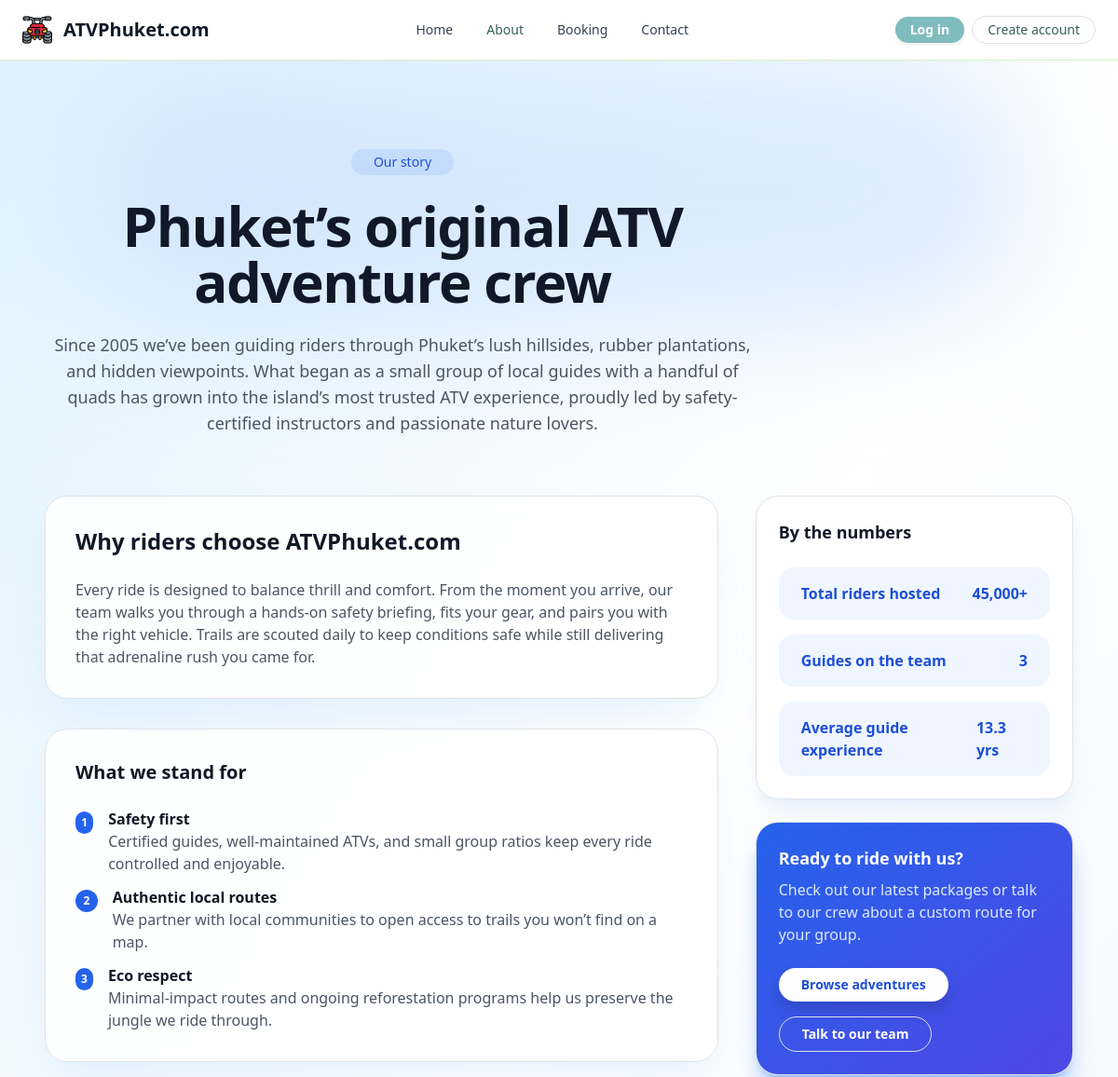
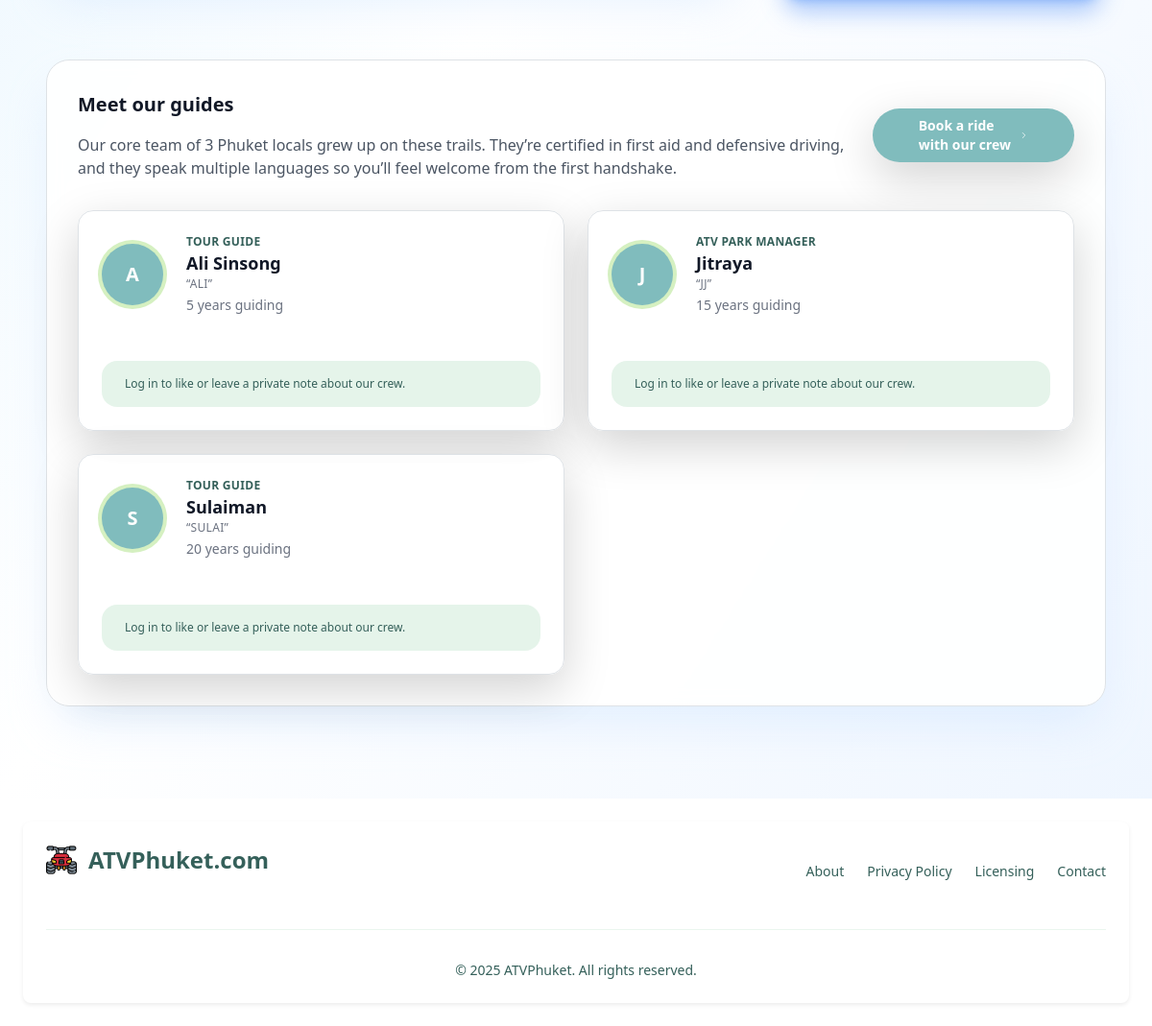
The page /about/ on the database its author committed (2 pictures, top to bottom).
### myapp/models.py (models this page shows, shortened)
class Staff(models.Model):
    name = models.CharField(max_length=100)
    nickname = models.CharField(max_length=60, blank=True)
    role = models.CharField(max_length=120, blank=True)
    years_experience = models.PositiveIntegerField(default=0)
    bio = models.TextField(blank=True)
    likes = models.TextField(blank=True)
    dislikes = models.TextField(blank=True)
    comment = models.TextField(blank=True)
    avatar = models.ImageField(upload_to="staff/", blank=True)
    active = models.BooleanField(default=True)
    display_order = models.PositiveIntegerField(default=0)
    class Meta:
        ordering = ["display_order", "name"]

### myapp/views.py (the view)
# urls.py: path('about/', views.aboutUs, name='about-page'),   # name must match template
@ensure_csrf_cookie
def aboutUs(request: HttpRequest) -> HttpResponse:
    staff_members = Staff.objects.filter(active=True)
    staff_count = staff_members.count()
    avg_experience = staff_members.aggregate(avg=Avg("years_experience"))["avg"] or 0
    context = {
        "staff_members": staff_members,
        "staff_count": staff_count,
        "avg_experience": avg_experience,
    }
    return render(request, "myapp/aboutus.html", context)

### myapp/template/myapp/aboutus.html (shortened to what this page needs)
{% extends 'myapp/base.html' %}
{% load static %}
{% block content %}
<script src="https://cdn.tailwindcss.com"></script>
<section class="relative overflow-hidden bg-gradient-to-br from-sky-100 via-white to-blue-50 dark:from-gray-900 dark:via-gray-900 dark:to-slate-900">
  <div class="absolute inset-x-0 top-0 flex justify-center">
    <div class="h-72 w-[85%] max-w-5xl rounded-full bg-blue-200/50 blur-3xl dark:bg-blue-500/20"></div>
  </div>
  <div class="relative mx-auto flex max-w-6xl flex-col gap-16 px-4 py-16 sm:px-6 lg:px-8 lg:py-24">
    <div class="max-w-3xl space-y-6 text-center lg:text-left">
      <span class="mx-auto inline-flex items-center gap-2 rounded-full bg-blue-600/10 px-4 py-1 text-sm font-medium text-blue-700 dark:bg-blue-500/10 dark:text-blue-200 lg:mx-0">
        Our story
      </span>
      <h1 class="text-4xl font-extrabold tracking-tight text-gray-900 dark:text-white sm:text-5xl lg:text-6xl">
        Phuket’s original ATV adventure crew
      </h1>
      <p class="text-lg text-gray-600 dark:text-gray-300">
        Since 2005 we’ve been guiding riders through Phuket’s lush hillsides, rubber plantations, and hidden viewpoints. What began as a small group of local guides with a handful of quads has grown into the island’s most trusted ATV experience, proudly led by safety-certified instructors and passionate nature lovers.
      </p>
    </div>
    <div class="grid gap-10 lg:grid-cols-3">
      <div class="lg:col-span-2 space-y-8">
        <div class="rounded-3xl border border-white/60 bg-white/90 p-8 shadow-2xl shadow-blue-200/40 backdrop-blur dark:border-white/10 dark:bg-gray-900/80 dark:shadow-blue-900/30">
          <h2 class="text-2xl font-semibold text-gray-900 dark:text-white">Why riders choose ATVPhuket.com</h2>
          <p class="mt-4 text-gray-600 dark:text-gray-300">
            Every ride is designed to balance thrill and comfort. From the moment you arrive, our team walks you through a hands-on safety briefing, fits your gear, and pairs you with the right vehicle. Trails are scouted daily to keep conditions safe while still delivering that adrenaline rush you came for.
          </p>
        </div>
        <div class="rounded-3xl border border-white/60 bg-white/90 p-8 shadow-2xl shadow-blue-200/40 backdrop-blur dark:border-white/10 dark:bg-gray-900/80 dark:shadow-blue-900/30">
          <h3 class="text-xl font-semibold text-gray-900 dark:text-white">What we stand for</h3>
          <ul class="mt-4 space-y-3 text-gray-600 dark:text-gray-300">
            <li class="flex items-start gap-3">
              <span class="mt-1 inline-flex h-6 w-6 items-center justify-center rounded-full bg-blue-600 text-xs font-semibold text-white">1</span>
              <div>
                <p class="font-semibold text-gray-900 dark:text-white">Safety first</p>
                <p>Certified guides, well-maintained ATVs, and small group ratios keep every ride controlled and enjoyable.</p>
              </div>
            </li>
            <li class="flex items-start gap-3">
              <span class="mt-1 inline-flex h-6 w-6 items-center justify-center rounded-full bg-blue-600 text-xs font-semibold text-white">2</span>
              <div>
                <p class="font-semibold text-gray-900 dark:text-white">Authentic local routes</p>
                <p>We partner with local communities to open access to trails you won’t find on a map.</p>
              </div>
            </li>
            <li class="flex items-start gap-3">
              <span class="mt-1 inline-flex h-6 w-6 items-center justify-center rounded-full bg-blue-600 text-xs font-semibold text-white">3</span>
              <div>
                <p class="font-semibold text-gray-900 dark:text-white">Eco respect</p>
                <p>Minimal-impact routes and ongoing reforestation programs help us preserve the jungle we ride through.</p>
              </div>
            </li>
          </ul>
        </div>
      </div>
      <aside class="space-y-6">
        <div class="rounded-3xl border border-white/60 bg-white/90 p-6 shadow-xl shadow-blue-100/50 backdrop-blur dark:border-white/10 dark:bg-gray-900/80 dark:shadow-blue-900/30">
          <h3 class="text-lg font-semibold text-gray-900 dark:text-white">By the numbers</h3>
          <dl class="mt-4 space-y-4 text-sm text-gray-600 dark:text-gray-300">
            <div class="flex items-center justify-between rounded-2xl bg-blue-50 px-4 py-3 text-base font-semibold text-blue-700 dark:bg-blue-900/30 dark:text-blue-200">
              <dt>Total riders hosted</dt>
              <dd>45,000+</dd>
            </div>
            <div class="flex items-center justify-between rounded-2xl bg-blue-50 px-4 py-3 text-base font-semibold text-blue-700 dark:bg-blue-900/30 dark:text-blue-200">
              <dt>Guides on the team</dt>
              <dd>{% if staff_count %}{{ staff_count }}{% else %}—{% endif %}</dd>
            </div>
            <div class="flex items-center justify-between rounded-2xl bg-blue-50 px-4 py-3 text-base font-semibold text-blue-700 dark:bg-blue-900/30 dark:text-blue-200">
              <dt>Average guide experience</dt>
              <dd>
                {% if avg_experience %}
                  {{ avg_experience|floatformat:1 }} yrs
                {% else %}
                  —
                {% endif %}
              </dd>
            </div>
          </dl>
        </div>
        <div class="rounded-3xl border border-white/60 bg-gradient-to-br from-blue-600 to-indigo-600 p-6 text-white shadow-xl shadow-blue-500/40 backdrop-blur dark:border-blue-500/10">
          <h3 class="text-lg font-semibold">Ready to ride with us?</h3>
          <p class="mt-2 text-blue-100">
            Check out our latest packages or talk to our crew about a custom route for your group.
          </p>
          <div class="mt-4 flex flex-wrap gap-3">
            <a href="{% url 'home' %}#packages" class="inline-flex items-center rounded-full bg-white px-4 py-2 text-sm font-semibold text-blue-700 shadow hover:bg-blue-50">
              Browse adventures
            </a>
            <a href="{% url 'contact-page' %}" class="inline-flex items-center rounded-full border border-white/40 px-4 py-2 text-sm font-semibold text-white transition hover:bg-white hover:text-blue-700">
              Talk to our team
            </a>
          </div>
        </div>
      </aside>
    </div>
    {% if staff_members %}
    <div class="rounded-3xl border border-white/60 bg-white/90 p-8 shadow-2xl shadow-blue-200/40 backdrop-blur dark:border-white/10 dark:bg-gray-900/80 dark:shadow-blue-900/30">
      <div class="flex flex-col gap-6 lg:flex-row lg:items-center lg:justify-between">
        <div>
          <h2 class="text-xl font-semibold text-gray-900 dark:text-white">Meet our guides</h2>
          <p class="mt-3 text-gray-600 dark:text-gray-300">
            {% if staff_count %}
              Our core team of {{ staff_count }} Phuket locals grew up on these trails. They’re certified in first aid and defensive driving, and they speak multiple languages so you’ll feel welcome from the first handshake.
            {% else %}
              Our core team is made up of Phuket locals who grew up on these trails. They’re certified in first aid and defensive driving, and they speak multiple languages so you’ll feel welcome from the first handshake.
            {% endif %}
          </p>
        </div>
        <a href="{% url 'booking-page' %}" class="inline-flex items-center justify-center rounded-full bg-[#80BCBD] px-5 py-2 text-sm font-semibold text-white shadow-lg shadow-[#80BCBD]/40 transition hover:bg-[#6AA4A5] focus:outline-none focus:ring-4 focus:ring-[#AAD9BB]">
          Book a ride with our crew
          <svg class="ms-2 h-4 w-4" fill="none" viewBox="0 0 24 24">
            <path stroke="currentColor" stroke-linecap="round" stroke-linejoin="round" stroke-width="2" d="m9 5 7 7-7 7" />
          </svg>
        </a>
      </div>
      <div class="mt-8 grid gap-6 sm:grid-cols-2 xl:grid-cols-3">
        {% for staff in staff_members %}
        <article class="flex h-full flex-col rounded-2xl border border-[#D5F0C1] bg-white/90 p-6 shadow-lg shadow-[#D5F0C1]/60 transition hover:-translate-y-1 hover:shadow-2xl hover:shadow-[#AAD9BB]/60 dark:bg-gray-900/80">
          <div class="flex items-center gap-4">
            {% if staff.avatar %}
            <img src="{{ staff.avatar.url }}" alt="{{ staff.name }}" class="h-16 w-16 rounded-full object-cover ring-4 ring-[#F9F7C9]" />
            {% else %}
            <div class="flex h-16 w-16 items-center justify-center rounded-full bg-[#80BCBD] text-xl font-semibold text-white ring-4 ring-[#D5F0C1]">
              {{ staff.nickname|default:staff.name|first|upper }}
            </div>
            {% endif %}
            <div>
              {% if staff.role %}
              <p class="text-xs font-semibold uppercase tracking-wide text-[#35605A]">{{ staff.role }}</p>
              {% endif %}
              <h3 class="text-lg font-bold text-gray-900 dark:text-white">{{ staff.name }}</h3>
              {% if staff.nickname %}
              <p class="text-xs uppercase tracking-wide text-gray-500 dark:text-gray-400">“{{ staff.nickname }}”</p>
              {% endif %}
              {% if staff.years_experience %}
              <p class="mt-1 text-sm text-gray-500 dark:text-gray-400">{{ staff.years_experience }} years guiding</p>
              {% endif %}
            </div>
          </div>
        {% if user.is_authenticated %}
        <div class="mt-6 border-t border-[#D5F0C1] pt-4">
          <p class="text-xs font-semibold uppercase tracking-wide text-gray-500 dark:text-gray-400">Share your feedback</p>
          <div class="mt-3 flex flex-wrap gap-3">
            <form method="post" action="{% url 'staff-feedback' staff.id %}">
              {% csrf_token %}
              <input type="hidden" name="next" value="{{ request.get_full_path }}">
              <input type="hidden" name="sentiment" value="like">
              <button type="submit" class="inline-flex items-center gap-2 rounded-full bg-[#80BCBD] px-4 py-2 text-xs font-semibold text-white shadow-sm shadow-[#80BCBD]/40 transition hover:bg-[#6AA4A5] focus:outline-none focus:ring-2 focus:ring-[#AAD9BB]">
                Like
              </button>
            </form>
            <form method="post" action="{% url 'staff-feedback' staff.id %}">
              {% csrf_token %}
              <input type="hidden" name="next" value="{{ request.get_full_path }}">
              <input type="hidden" name="sentiment" value="dislike">
              <button type="submit" class="inline-flex items-center gap-2 rounded-full border border-[#F9F7C9] px-4 py-2 text-xs font-semibold text-[#7A7310] transition hover:bg-[#F9F7C9] focus:outline-none focus:ring-2 focus:ring-[#F9F7C9]">
                Needs work
              </button>
            </form>
          </div>
          <form method="post" action="{% url 'staff-feedback' staff.id %}" class="mt-4 space-y-2">
            {% csrf_token %}
            <input type="hidden" name="next" value="{{ request.get_full_path }}">
            <textarea name="comment" rows="3" maxlength="600" class="w-full resize-none rounded-2xl border border-[#D5F0C1] bg-white/80 px-3 py-2 text-sm text-gray-700 focus:border-[#80BCBD] focus:ring-[#80BCBD]" placeholder="Share a quick note about {{ staff.name }} for our training team"></textarea>
            <div class="flex items-center justify-between">
              <p class="text-xs text-gray-500 dark:text-gray-400">Feedback goes to management only.</p>
              <button type="submit" class="inline-flex items-center rounded-full bg-[#80BCBD] px-4 py-2 text-xs font-semibold text-white shadow-sm shadow-[#80BCBD]/40 transition hover:bg-[#6AA4A5] focus:outline-none focus:ring-2 focus:ring-[#AAD9BB]">
                Send feedback
              </button>
            </div>
          </form>
        </div>
        {% else %}
        <p class="mt-6 rounded-2xl bg-[#AAD9BB]/30 px-4 py-3 text-xs text-[#35605A] dark:bg-[#AAD9BB]/20 dark:text-[#D5F0C1]">Log in to like or leave a private note about our crew.</p>
        {% endif %}
      </article>
      {% endfor %}
      </div>
    </div>
    {% endif %}
  </div>
</section>
{% endblock content %}

### rows shown on the page
Staff: nickname|first "A", role "TOUR GUIDE", name "Ali Sinsong", nickname "ALI", years_experience "5"
Staff: nickname|first "J", role "ATV PARK MANAGER", name "Jitraya", nickname "JJ", years_experience "15"
Staff: nickname|first "S", role "TOUR GUIDE", name "Sulaiman", nickname "SULAI", years_experience "20"

### other values the page prints
{{ staff_count }} "3"
{{ avg_experience|floatformat:1 }} "13.3"
